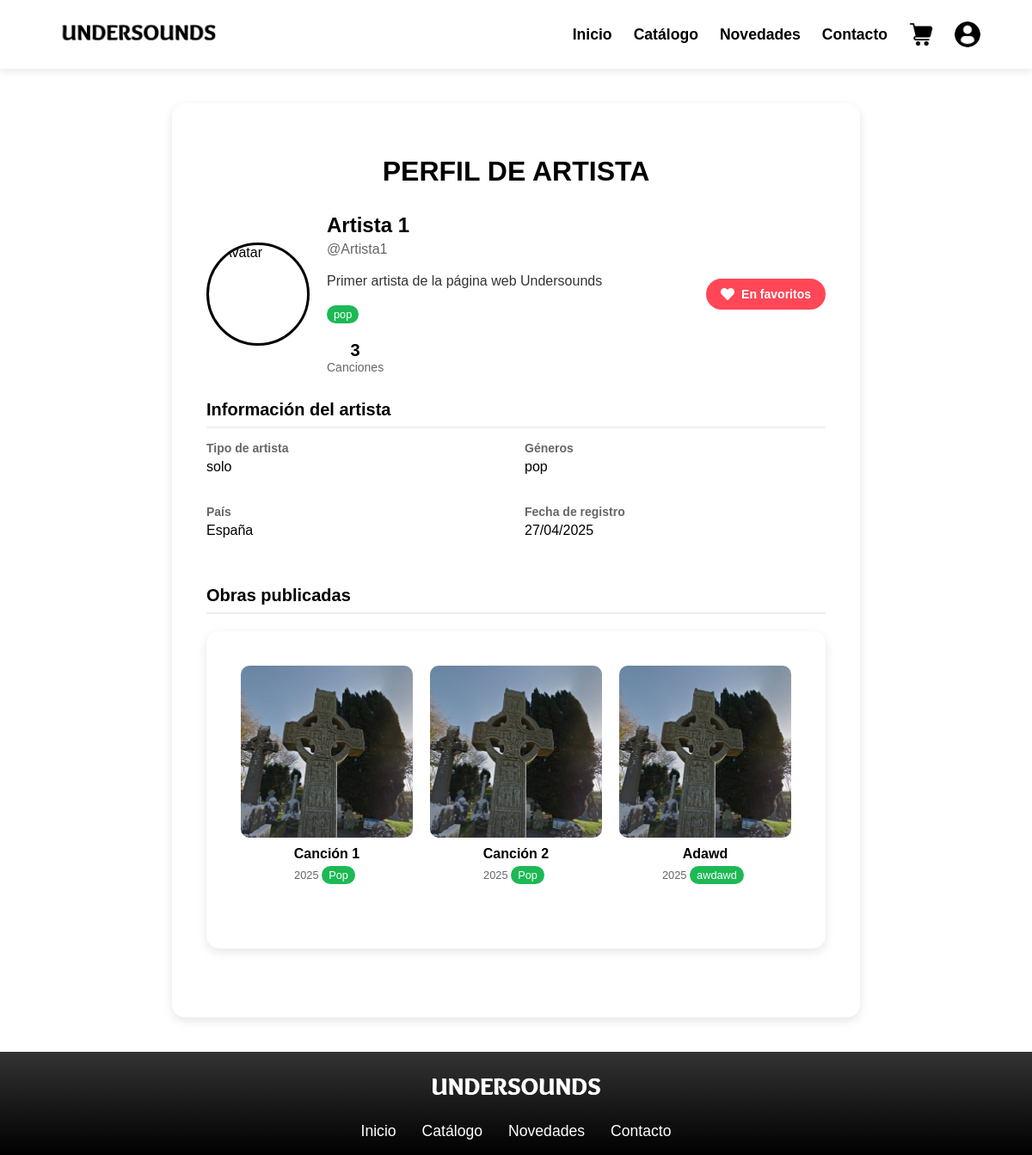
Before: /artist_detail/Artista 1/ (signed in) with the older database file.
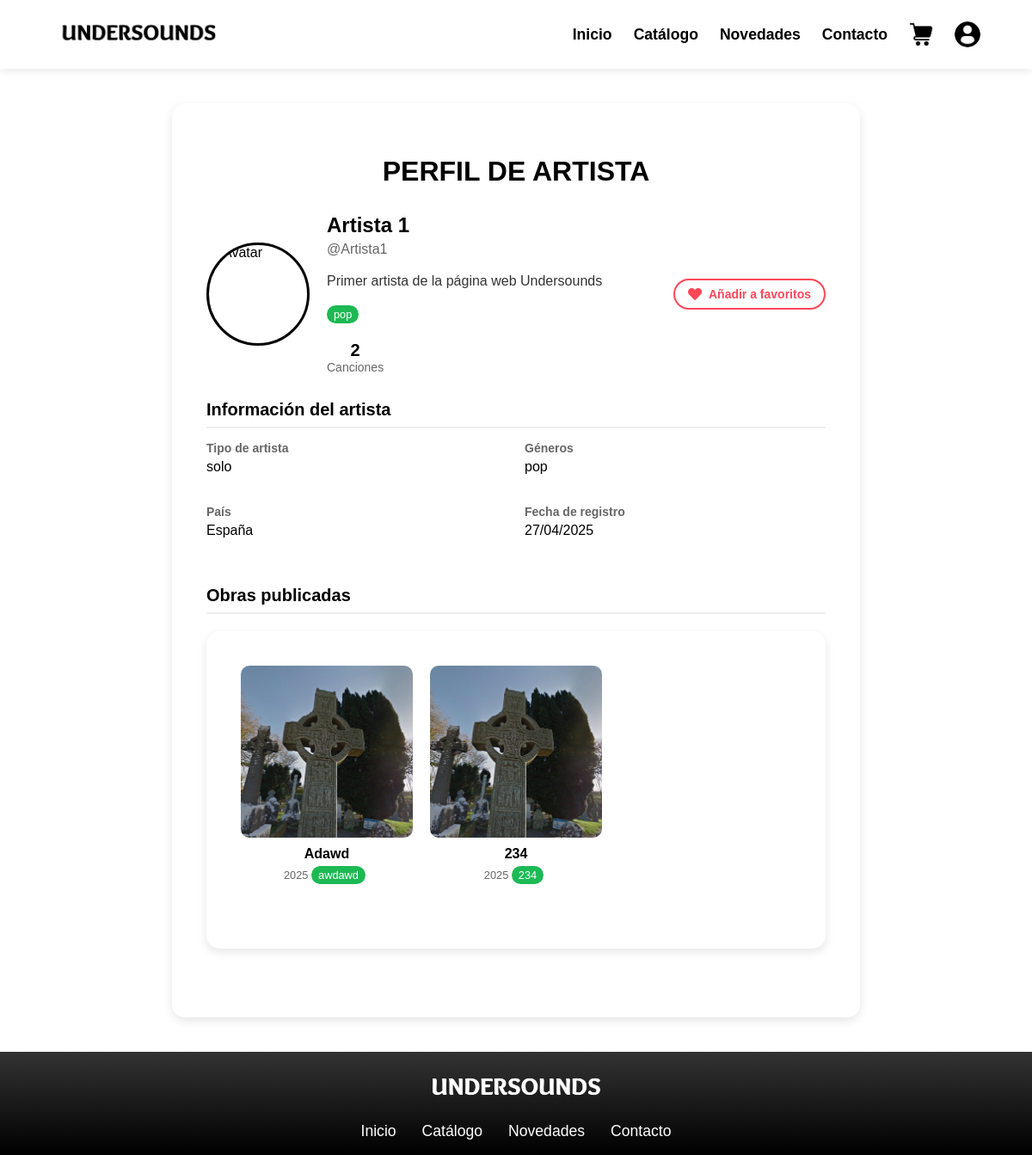
After: the same page with the newer database file.
### user/models.py (models this page shows, shortened)
class User(AbstractUser):
    ROLE_CHOICES = (
        ('user', 'User'),
        ('artist', 'Artist'),
    )
    role = models.CharField(max_length=10, choices=ROLE_CHOICES, default='user')
    credit_card_number = models.CharField(max_length=16, blank=True, null=True)
    credit_card_expiry = models.DateField(blank=True, null=True)
    created_at = models.DateTimeField(auto_now_add=True)
    avatar = models.ImageField(upload_to='avatars/', default='avatars/usuario.png')
    backend = models.CharField(max_length=255, default='django.contrib.auth.backends.ModelBackend')
    artist_name = models.CharField(max_length=255, blank=True, null=True)
    artist_type = models.CharField(max_length=50, blank=True, null=True)
    bio = models.TextField(max_length=500, blank=True, null=True)
    genre = models.CharField(max_length=50, blank=True, null=True)
    country = models.CharField(max_length=100, blank=True, null=True)
    songs = models.ManyToManyField('music.Song', related_name='artists', blank=True)
    albums = models.ManyToManyField('music.Album', related_name='artists', blank=True)
    class Meta:
        app_label = 'user'

### model/music/music_models.py (models this page shows, shortened)
class Song(models.Model):
    title = models.CharField(max_length=255)
    artist_name = models.CharField(max_length=100)
    genre = models.CharField(max_length=50)
    price = models.DecimalField(max_digits=8, decimal_places=2)
    release_date = models.DateTimeField()
    song_cover = models.ImageField(upload_to='song_covers/', blank=True, null=True)
    song_file = models.FileField(upload_to='songs/', blank=True, null=True)  # <-- New field
    album_id = models.IntegerField(blank=True, null=True, verbose_name="ID del álbum")
    class Meta:
        app_label = 'music'  # ¡Esto es crucial!

### view/music/views.py (the view, shortened to what this page needs)
# urls.py: path('artist_detail/<str:artist_name>/', views.artist_detail, name='artist_detail'),
@login_required
def artist_detail(request, artist_name=None):
    User = get_user_model()
    if artist_name:
        artist = get_object_or_404(User, Q(artist_name=artist_name) & Q(role='artist'))
        artist = UserController.get_artist_with_songs(artist.id)
        is_own_profile = request.user.id == artist.id
    is_favorite=Favorite.objects.filter(user_id=request.user.id, artist_id=artist.id).exists()
    context = {
        'artist': artist,  # Pasamos el objeto completo directamente
        'is_own_profile': is_own_profile,
        'songs': artist.songs.all(),  # Accedemos a las canciones desde el artista
        'is_favorite': is_favorite
    }
    return render(request, 'music/artist_detail.html', context)

### controller/user_controller.py (called while the page is built)
    @staticmethod
    def get_artist_with_songs(user_id):
        user = UserDAO.get_by_id(user_id)
        if user and user.role == 'artist':
            user_dto = UserFactory.create_from_model(user)
            user_dto.songs = user.songs.all()
            user_dto.albums = user.albums.all()
            return user_dto
        return None

### model/Dao/user_dao.py (called while the page is built)
    @staticmethod
    def get_by_id(user_id):
        try:
            return User.objects.get(pk=user_id)
        except User.DoesNotExist:
            return None

### model/Factory/user_factory.py (called while the page is built)
    @staticmethod
    def create_from_model(user_model):
        return UserDTO(
            id=user_model.id,
            username=user_model.username,
            email=user_model.email,
            avatar=user_model.avatar.url if user_model.avatar else None,
            bio=user_model.bio,
            genre=user_model.genre,
            country=user_model.country,
            created_at=user_model.created_at,
            role=user_model.role,
            artist_name=user_model.artist_name,
            artist_type=user_model.artist_type,
            backend=getattr(user_model, 'backend', f'{ModelBackend.__module__}.{ModelBackend.__qualname__}')
        )

### view/music/templates/music/artist_detail.html (shortened to what the changed rows need)
{% extends 'base.html' %}
{% load static %}
{% block extra_css %}
    <link rel="stylesheet" href="{% static 'user/css/cuenta.css' %}">
    <link rel="stylesheet" href="{% static 'music/css/artist_detail.css' %}">
    <link rel="stylesheet" href="https://cdnjs.cloudflare.com/ajax/libs/font-awesome/5.15.4/css/all.min.css">
{% endblock %}
{% block content %}
<div class="profile-container">
    <h1 class="profile-title">
        {% if is_own_profile %}MI PERFIL{% else %}PERFIL DE ARTISTA{% endif %}
    </h1>
    <div class="profile-header">
        <div class="profile-info">
            <div class="profile-name">
                {{ artist.artist_name }}
            </div>
            <div class="profile-username">@{{ artist.username }}</div>
            {% if artist.bio %}
            <div class="profile-bio">
                {{ artist.bio|linebreaks }}
            </div>
            {% endif %}
            {% if artist.genre %}
            <div class="profile-genres">
                {% for genre in artist.genre.split|slice:":5" %}
                    <span class="genre-badge">{{ genre }}</span>
                {% endfor %}
            </div>
            {% endif %}
            <div class="profile-stats">
                <div class="stat-item">
                    <div class="stat-number">{{ artist.songs.count }}</div>
                    <div class="stat-label">Canciones</div>
                </div>
            </div>
        </div>
            {% if not is_own_profile and request.user.is_authenticated %}
            <div class="favorite-section">
                <button id="favorite-btn" class="favorite-btn {% if is_favorite %}active{% endif %}" data-artist-id="{{ artist.id }}">
                    <i class="fas fa-heart"></i>
                    <span id="favorite-text">
                        {% if is_favorite %}En favoritos{% else %}Añadir a favoritos{% endif %}
                    </span>
                </button>
            </div>
        {% elif not is_own_profile %}
            <a href="{% url 'login' %}?next={{ request.path }}" class="favorite-btn">
                <i class="fas fa-heart"></i> Inicia sesión para guardar
            </a>
        {% endif %}
    </div>
    <div class="profile-section">
        <h2 class="section-title">Información del artista</h2>
        <div class="info-grid">
            <div class="info-item">
                <div class="info-label">Tipo de artista</div>
                <div class="info-value">{{ artist.artist_type|default:"No especificado" }}</div>
            </div>
            <div class="info-item">
                <div class="info-label">Géneros</div>
                <div class="info-value">{{ artist.genre|default:"No especificados" }}</div>
            </div>
            <div class="info-item">
                <div class="info-label">País</div>
                <div class="info-value">{{ artist.country|default:"No especificado" }}</div>
            </div>
            <div class="info-item">
                <div class="info-label">Fecha de registro</div>
                <div class="info-value">{{ artist.created_at|date:"d/m/Y" }}</div>
            </div>
        </div>
    </div>
    <div class="artist-works-section">
        <h2 class="section-title">Obras publicadas</h2>
        {% if artist.songs.all %}
        <div class="works-container">
            {% for song in artist.songs.all %}
            <div class="work-item" onclick="window.location='{% url 'music_detail_id' song.id %}'" style="cursor: pointer;">
                <div class="cuadrado" style="width: 200px; height: 200px; margin: 0;">
                    {% if song.album_cover %}
                        <img src="{{ song.album_cover.url }}" alt="{{ song.title }}" class="work-cover">
                    {% else %}
                        <img src="{% static 'images/default_album.jpg' %}" alt="Portada predeterminada" class="work-cover">
                    {% endif %}
                </div>
                <div class="work-title">{{ song.title }}</div>
                <div class="work-meta">
                    {{ song.release_date|date:"Y" }}
                    {% if song.genre %}
                        <span class="genre-badge">{{ song.genre }}</span>
                    {% endif %}
                </div>
            </div>
            {% endfor %}
        </div>
        {% endif %}
    </div>
</div>
{% endblock %}

Changed rows visible on the page:
removed Song: title "Canción 1", release_date "2025", genre "Pop"
removed Song: title "Canción 2", release_date "2025", genre "Pop"
added Song: title "234", release_date "2025", genre "234"
Other visible differences:
{{ artist.songs.count }}: "3" → "2"
text no longer shown: "En favoritos"
text now shown: "Añadir a favoritos"
